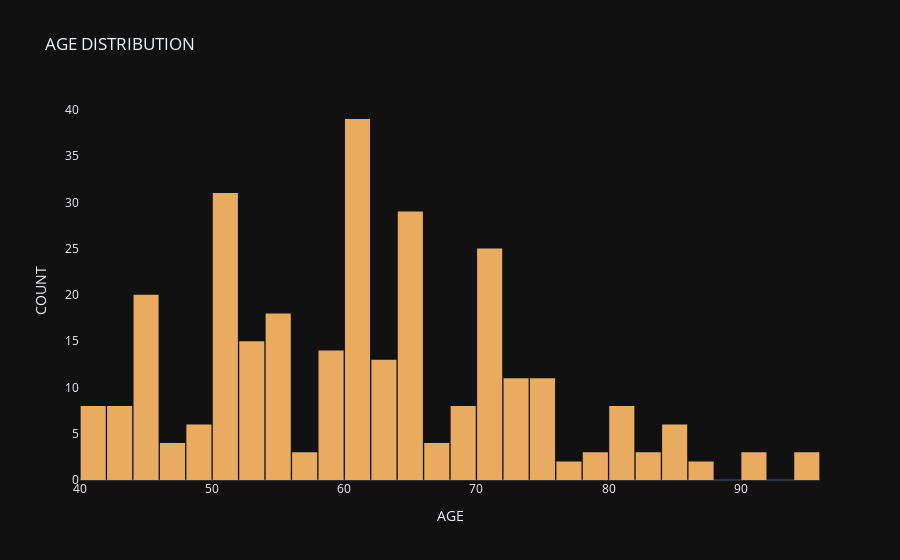

Notebook code cell kept with this figure:
### Markdown cell above
# Before dealing with outliers we require knowledge about the outlier, the dataset and possibly some domain knowledge.
# Removing outliers without a good reason will not always increase accuracy. Without a deep understanding of what are the possible ranges that
# exist within each feature, removing outliers becomes tricky.

# When I researched a bit I found that all the values in serum_creatinine falls in possible range of values. So they are not outliers. 
# They are actual data points that helps in predicting DEATH_EVENT.

### Code cell
# Distribution of Age

import plotly.graph_objects as go

fig = go.Figure()
fig.add_trace(go.Histogram(
    x = dataset['age'],
    xbins=dict( # bins used for histogram
        start=40,
        end=95,
        size=2
    ),
    marker_color='#e8ab60',
    opacity=1
))

fig.update_layout(
    title_text='AGE DISTRIBUTION',
    xaxis_title_text='AGE',
    yaxis_title_text='COUNT', 
    bargap=0.05, # gap between bars of adjacent location coordinates
    xaxis =  {'showgrid': False },
    yaxis = {'showgrid': False },
    template = 'plotly_dark'
)

fig.show()

### Figure 1 — Plotly figure (JSON) as saved in the notebook; plotly's stock layout.template omitted (floating-point values rounded to 4 significant figures; data arrays with more than 128 entries replaced by an {"elided": "..."} marker saying what was removed)
{"data": [{"marker": {"color": "#e8ab60"}, "opacity": 1, "type": "histogram", "x": {"elided": "297 float values"}, "xbins": {"end": 95, "size": 2, "start": 40}}], "layout": {"bargap": 0.05, "title": {"text": "AGE DISTRIBUTION"}, "xaxis": {"showgrid": false, "title": {"text": "AGE"}}, "yaxis": {"showgrid": false, "title": {"text": "COUNT"}}}}
